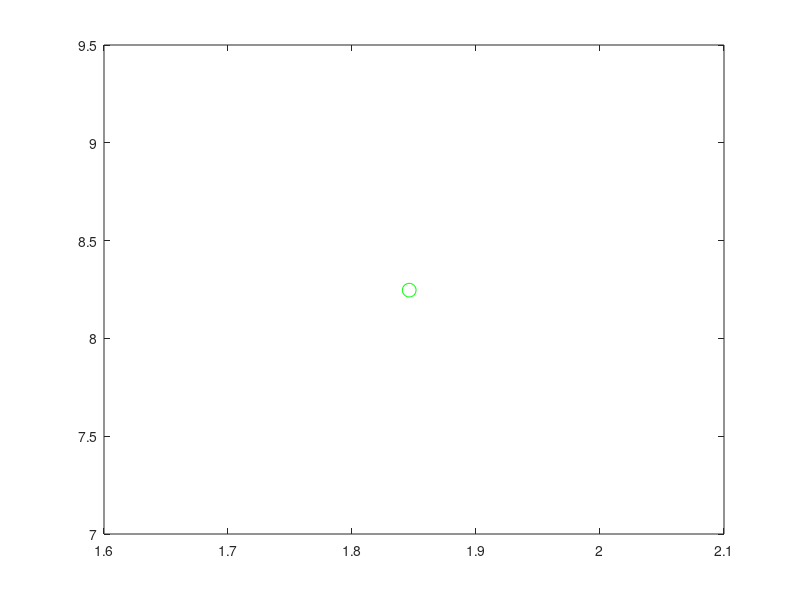

Recreate this plot in MATLAB. (Note: this script raises an error after producing the figure.)
% construction de la courbe P/V pour un pont
% (adimensionalisation par le rayon)

% CAS L=2, SANS GRAVITE

global Bo RR dpdz alphac Weta Wxi verbosity;
Bo = 1e12;
RR = 1;
dpdz = 0;
Weta = 1;
Wxi = 0.2;
verbosity = 0;
close all;

L = 3;



% solution limite theorique : deux portions de sphere de rayon Rc tel que
% Rc^2 = R^2 + (Rc-L/2)^2 
F = @(x)(x^2-1-(x-L/2)^2);
Rc = fzero(F,1.5)
%  Rc = 1
Kl = 2/Rc;
Vl = 2*pi/3*(L/2)^2*(3*Rc-L/2);% formule volume d'une calotte spherique
figure(21);
plot(Kl,Vl,'go','MarkerSize',10);

% geometrie initiale : pont cylindrique
t = [0:.005:1];
R0 = RR*ones(size(t));
Z0 = L*t;

R = R0;
Z = Z0;
P = 1;
V = 1; 
[R,Z,P,V] = Newton_P(R0,Z0,P,V,1);
figure(10);
hold on;
plot(R,Z,'r');
figure(21);
plot(P,V,'ro','MarkerSize',10);

% continuation en diminuant P 
[R,Z,P,V] = Loop_P(R,Z,P,V,-.02,5);
[R,Z,P,V] = Loop_P(R,Z,P,V,-.02,5);


% au passage on attrape la solution d'equilibre final 
% (volume = celui des deux portions de spheres)
[Rf,Zf,Pf,Vf] = Newton_V(R,Z,P,V,Vl);
figure(21);
plot(Pf,Vf,'go','MarkerSize',10);
figure(10);
plot(Rf,Zf,'g')

% loop V dans le virage
[R,Z,P,V] = Loop_V(R,Z,P,V,-.05,5);
[R,Z,P,V] = Loop_V(R,Z,P,V,-.05,20);

%remonte en P
[R,Z,P,V] = Loop_P(R,Z,P,V,+.03,30);
[R,Z,P,V] = Loop_P(R,Z,P,V,+.03,30);
[R,Z,P,V] = Loop_V(R,Z,P,V,+.1,50);


if(1==0)
[R,Z,P,V] = Loop_P(R,Z,P,V,+.1,10);
[R,Z,P,V] = Loop_P(R,Z,P,V,+.02,10);
[R,Z,P,V] = Loop_P(R,Z,P,V,+.004,10);

%solution limite deux spheres qui se touchent
[Rlim,Zlim,Plim,Vlim] = Newton_P(R,Z,P,V,P);
figure(10);
plot(Rlim,Zlim,'g')

% continuation en montant P 
[R,Z,P,V] = Loop_V(R0,Z0,1,0,+.3,5);
[R,Z,P,V] = Loop_V(R,Z,P,V,+.6,30);

end

% mise en forme des figures

figure(21);
grid on;
xlabel('P')
ylabel('V')

figure(10);
grid on;
xlabel('R')
ylabel('Z')



